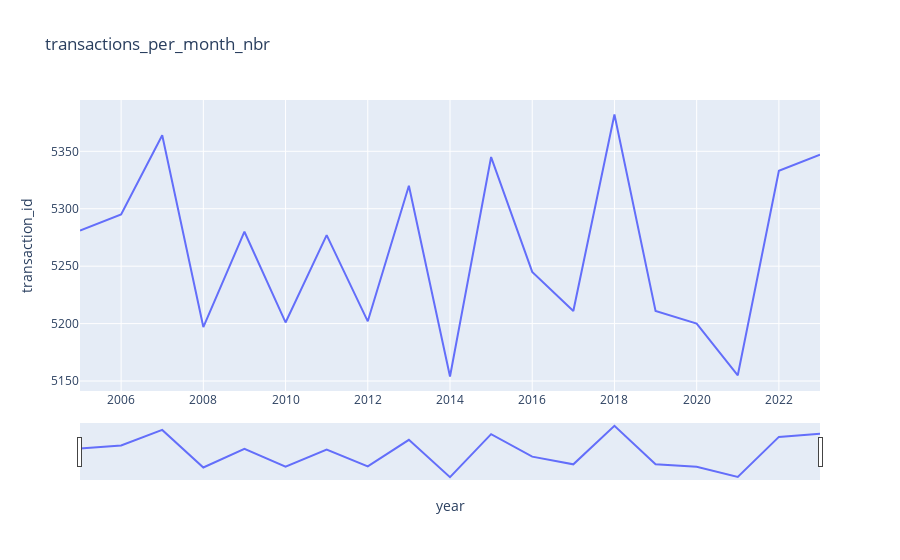

Here is the notebook cell this chart was saved with:
### Markdown cell above
Nombre de transaction par an

### Code cell
transactions_per_month_nbr = pd.DataFrame(transactions_copy.groupby("year").transaction_id.count()).reset_index()
fig = px.line(transactions_per_month_nbr, x='year', y='transaction_id', title='transactions_per_month_nbr')

fig.update_xaxes(rangeslider_visible=True)

### Figure 1 — Plotly figure (JSON) as saved in the notebook; plotly's stock layout.template omitted (floating-point values rounded to 4 significant figures)
{"data": [{"hovertemplate": "year=%{x}<br>transaction_id=%{y}<extra></extra>", "legendgroup": "", "line": {"color": "#636efa", "dash": "solid"}, "marker": {"symbol": "circle"}, "mode": "lines", "name": "", "orientation": "v", "showlegend": false, "type": "scatter", "x": [2005, 2006, 2007, 2008, 2009, 2010, 2011, 2012, 2013, 2014, 2015, 2016, 2017, 2018, 2019, 2020, 2021, 2022, 2023], "xaxis": "x", "y": [5281, 5295, 5364, 5197, 5280, 5201, 5277, 5202, 5320, 5154, 5345, 5245, 5211, 5382, 5211, 5200, 5155, 5333, 5347], "yaxis": "y"}], "layout": {"autosize": true, "legend": {"tracegroupgap": 0}, "title": {"text": "transactions_per_month_nbr"}, "xaxis": {"anchor": "y", "autorange": true, "domain": [0, 1], "range": [2005, 2023], "rangeslider": {"autorange": true, "range": [2005, 2023], "visible": true, "yaxis": {"_template": null, "rangemode": "match"}}, "title": {"text": "year"}, "type": "linear"}, "yaxis": {"anchor": "x", "autorange": true, "domain": [0, 1], "range": [5141.0, 5395.0], "title": {"text": "transaction_id"}, "type": "linear"}}}
